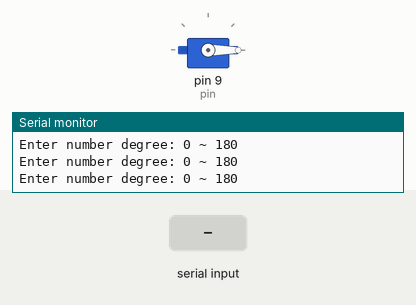
Bench run of a sketch on a simulated Arduino Leonardo, built with avr-gcc and run on an emulated ATmega32U4. On the bench: servo, the last lines printed to the serial monitor. The test bench sets the inputs (shaded band).

Above: at 1.4 s.
1.5 s: "90,45\n" received over Serial
At 2.3 s:
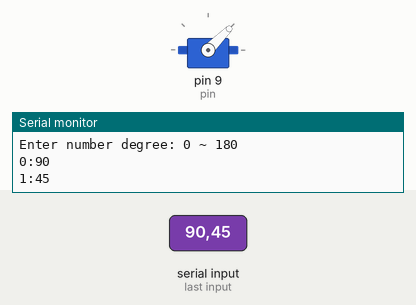
4.0 s: "30,150\n" received over Serial
At 4.8 s:
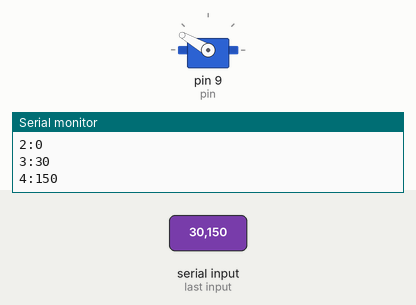
6.5 s: "200\n" received over Serial
At 6.8 s:
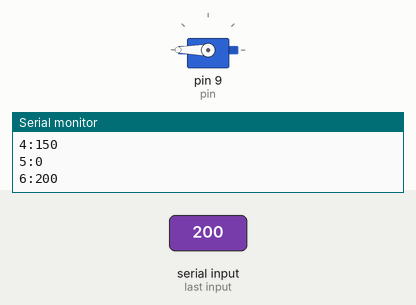
Timing chart, 0 to 9.5 s (numbered marks = the images above; inputs shaded):
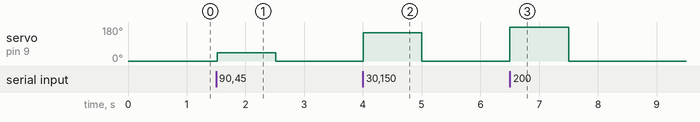

Measured:
- after the input at 1.5 s, servo on pin 9 (pin): 0° → 45° at once, → 0° 1.0 s later
- after the input at 4.0 s, servo on pin 9 (pin): 0° → 150° at once, → 0° 1.0 s later
- after the input at 6.5 s, servo on pin 9 (pin): 0° → 180° at once, → 0° 1.0 s later

The sketch:

SerialControllerServo.ino
```cpp
#include <Servo.h>

Servo myservo;  // create servo object to control a servo

int inByte = 0;         // incoming serial byte
int count = 0;
int maxPulse = 2080;
int minPulse = 500;
int pin = 9;

void setup()
{
  // attaches the servo on pin 9 to the servo object
  myservo.attach(pin, minPulse, maxPulse);
  myservo.write(0);
  // start serial port at 9600 bps and wait for port to open:
  Serial.begin(9600);
  while (!Serial) {
    ; // wait for serial port to connect. Needed for Leonardo only
  }
  pinMode(2, INPUT);   // digital sensor is on digital pin 2
  establishContact();  // send a byte to establish contact until receiver responds
}

void loop()
{
  // if we get a valid byte, read analog ins:
  if (Serial.available() > 0) {
    // get incoming byte:
    inByte = Serial.parseInt();
    Serial.print(count);
    Serial.print(":");
    Serial.println(inByte);
    count++;
    myservo.write(inByte);
  }
}

void establishContact() {
  while (Serial.available() <= 0) {
    Serial.println("Enter number degree: 0 ~ 180");   // send an initial string
    delay(300);
  }
}
```
